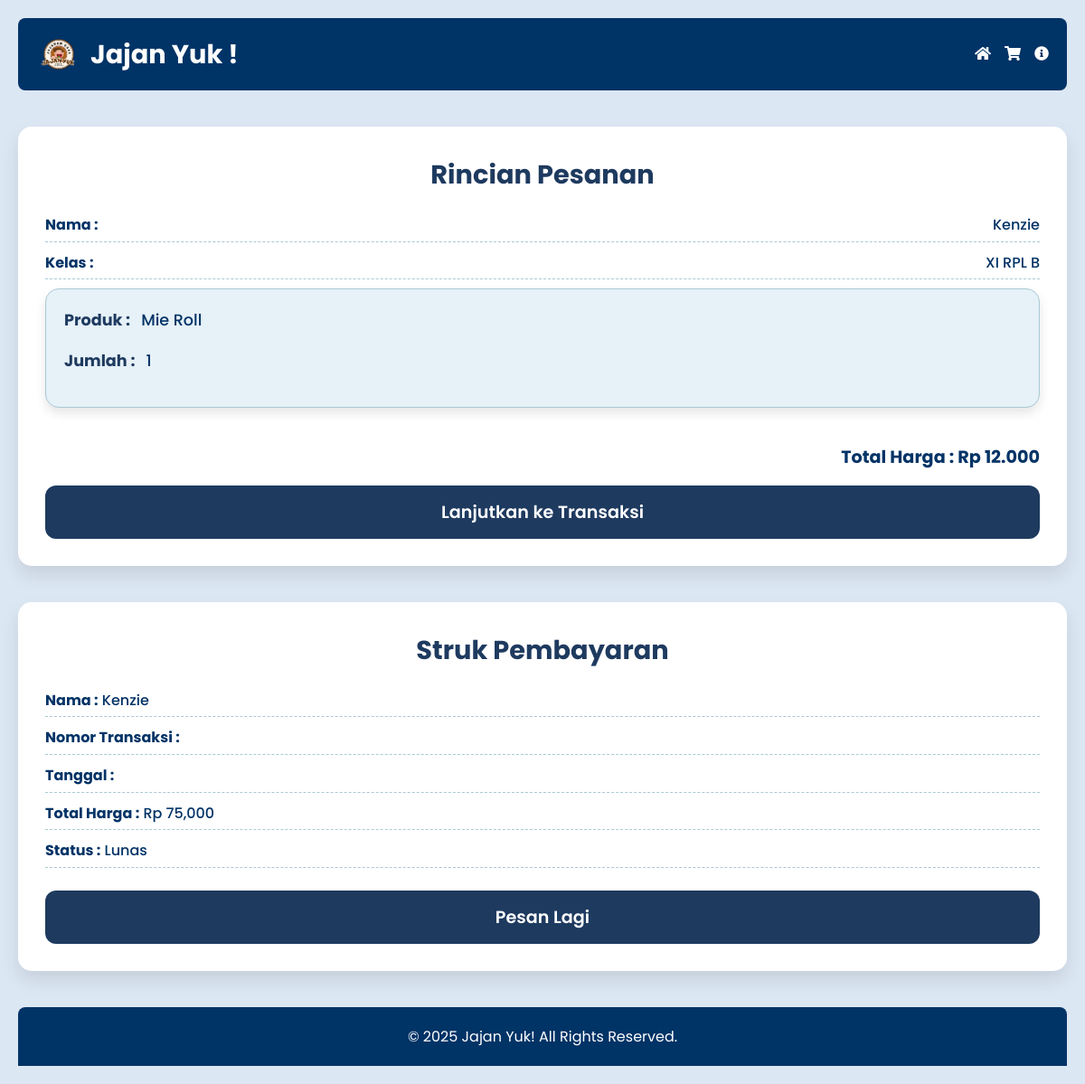
Page /pre-order-pages.php?id=1 (signed in) on the committed database.
### tables this page shows
CREATE TABLE `pre_orders` (
  `id_pre_order` int NOT NULL,
  `username` varchar(50) NOT NULL,
  `nama_product` varchar(255) NOT NULL,
  `status` enum('pending','confirmed','canceled') DEFAULT 'pending',
  `order_date` timestamp NULL DEFAULT CURRENT_TIMESTAMP,
  `quantity` int NOT NULL,
  `total_price` float DEFAULT NULL,
  `kelas` varchar(50) DEFAULT NULL,
  `user_id` int DEFAULT NULL
);

CREATE TABLE `users` (
  `id` int NOT NULL,
  `username` varchar(50) NOT NULL,
  `email` varchar(100) NOT NULL,
  `password` varchar(255) NOT NULL,
  `kelas` varchar(50) DEFAULT NULL,
  `created_at` timestamp NOT NULL DEFAULT CURRENT_TIMESTAMP,
  `updated_at` timestamp NOT NULL DEFAULT CURRENT_TIMESTAMP ON UPDATE CURRENT_TIMESTAMP
);

### pre-order-pages.php (the view, shortened to what this page needs)
<?php
include "CODES/BACKEND/db.php";
if (isset($_GET['id'])) {
    $preorder_id = intval($_GET['id']);
    $sql_preorder = "SELECT * FROM pre_orders WHERE id_pre_order = ?";
    $stmt_preorder = $db->prepare($sql_preorder);
    $stmt_preorder->bind_param("i", $preorder_id);
    $stmt_preorder->execute();
    $result_preorder = $stmt_preorder->get_result();
    if ($result_preorder->num_rows > 0) {
        $preorder = $result_preorder->fetch_assoc();
        $username = $preorder['username'];
        $sql_user = "SELECT kelas FROM users WHERE username = ?";
        $stmt_user = $db->prepare($sql_user);
        $stmt_user->bind_param("s", $username);
        $stmt_user->execute();
        $result_user = $stmt_user->get_result();
        if ($result_user->num_rows > 0) {
            $user = $result_user->fetch_assoc();
        } else {
            $user = ['kelas' => 'Tidak Diketahui'];
        }
    } else {
        die("Pre-order not found");
    }
} else {
    die("No pre-order ID provided");
}
?>
<!DOCTYPE html>
<html lang="en">
<head>
    <link href="https://cdnjs.cloudflare.com/ajax/libs/font-awesome/5.15.4/css/all.min.css" rel="stylesheet">
    <link rel="stylesheet" href="CODES/CSS/pre-order-pages-styles.css">
</head>
<body>
    <div class="container">
        <header class="header">
            <div class="logo-container">
                <img src="ASSETS/IMAGES/icon.png" alt="Logo" class="logo">
                <h1 class="logo-text">Jajan Yuk !</h1>
            </div>
            <nav class="menu">
                <a href="dashboard.php" class="menu-link"><i class="fas fa-home"></i></a>
                <a href="carts-pages.php" class="menu-link"><i class="fas fa-shopping-cart"></i></a>
                <a href="info-produk-pages.php" class="menu-link"><i class="fas fa-info-circle"></i></a>
            </nav>
        </header>
        <div id="order-summary" class="order-summary">
    <h2>Rincian Pesanan</h2>
    <p><strong>Nama :</strong> <?php echo htmlspecialchars($username); ?></p>
    <p><strong>Kelas :</strong> <?php echo htmlspecialchars($user['kelas']); ?></p>
      <div class="product-item">
        <ul>
            <li><strong>Produk :</strong> <?php echo htmlspecialchars($preorder['nama_product']); ?></li>
            <li><strong>Jumlah :</strong> <?php echo intval($preorder['quantity']); ?></li>
        </ul>
    </div>
    <div class="total-harga">
        <span>Total Harga : <strong>Rp <?php echo number_format($preorder['total_price'], 0, ',', '.'); ?></strong></span>
    </div>
    <button id="proceed-to-transaction" class="pay-button">Lanjutkan ke Transaksi</button>
</div>
            <div id="receipt" class="receipt hidden">
                <h2>Struk Pembayaran</h2>
                <p><strong>Nama :</strong> <span id="receipt-name"><?php echo htmlspecialchars($username); ?></span></p>
                <p><strong>Nomor Transaksi :</strong> <span id="receipt-transaction"></span></p>
                <p><strong>Tanggal :</strong> <span id="receipt-date"></span></p>
                <p><strong>Total Harga :</strong> Rp 75,000</p>
                <p><strong>Status :</strong> Lunas</p>
                <button id="new-order" class="new-order-button">Pesan Lagi</button>
            </div>
        <footer class="footer">
            <p>&copy; 2025 Jajan Yuk! All Rights Reserved.</p>
        </footer>
    </div>
</body>
</html>

### CODES/CSS/pre-order-pages-styles.css (style rules this page uses)
* { margin: 0; padding: 0; box-sizing: border-box; }
body { font-family: 'Poppins', sans-serif; background-color: #DCE7F4; color: #003366; line-height: 1.6; overflow-x: hidden; }
.header { display: flex; justify-content: space-between; align-items: center; background-color: #003366; padding: 15px 20px; border-radius: 8px; margin-bottom: 30px; color: #ffffff; }
.header .logo-container { display: flex; align-items: center; }
.header .logo-container img { height: 50px; margin-right: 10px; }
.header .logo-container h1 { font-size: 1.8rem; font-weight: 700; }
.header .menu { display: flex; gap: 15px; }
.header .menu-link { color: #ffffff; font-size: 1rem; font-weight: 500; text-decoration: none; transition: color 0.3s ease; }
.container { max-width: 1200px; margin: 0 auto; padding: 20px; }
.product-item { margin-bottom: 40px; padding: 20px; border: 1px solid #A9C9D3; border-radius: 15px; background-color: #E6F1F8; box-shadow: 0 6px 12px rgba(0, 0, 0, 0.1); transition: all 0.3s ease-in-out; }
.product-item ul { list-style: none; padding: 0; margin: 0; }
.product-item li { font-size: 1.1rem; font-weight: 500; color: #003366; margin-bottom: 15px; display: flex; align-items: center; line-height: 1.7; }
.product-item li strong { margin-right: 12px; color: #1E3A5F; font-weight: bold; }
.order-summary { background-color: #ffffff; padding: 30px; border-radius: 15px; box-shadow: 0 10px 20px rgba(0, 0, 0, 0.1); margin: 40px auto; max-width: 1200px; animation: fadeIn 0.5s ease-in-out; }
.order-summary h2 { font-size: 1.8rem; font-weight: 700; color: #1E3A5F; margin-bottom: 20px; text-align: center; }
.order-summary p { font-size: 1rem; font-weight: 500; color: #003366; margin-bottom: 10px; display: flex; justify-content: space-between; border-bottom: 1px dashed #A9C9D3; padding-bottom: 5px; }
.order-summary .total-harga { margin-top: 20px; font-size: 1.2rem; font-weight: 700; color: #003366; text-align: right; }
.order-summary .pay-button { width: 100%; padding: 15px; font-size: 1.2rem; font-weight: 600; font-family: 'Poppins', sans-serif; color: #ffffff; background-color: #1E3A5F; border: none; border-radius: 12px; cursor: pointer; transition: all 0.3s ease-in-out; margin-top: 15px; }
.receipt { background-color: #ffffff; padding: 30px; border-radius: 15px; box-shadow: 0 10px 20px rgba(0, 0, 0, 0.1); margin: 40px auto; max-width: 1200px; animation: fadeIn 0.5s ease-in-out; }
.receipt h2 { font-size: 1.8rem; font-weight: 700; color: #1E3A5F; margin-bottom: 20px; text-align: center; }
.receipt p { font-size: 1rem; font-weight: 500; color: #003366; margin-bottom: 10px; border-bottom: 1px dashed #A9C9D3; padding-bottom: 5px; }
.receipt .new-order-button { width: 100%; padding: 15px; font-size: 1.2rem; font-weight: 600; font-family: 'Poppins', sans-serif; color: #ffffff; background-color: #1E3A5F; border: none; border-radius: 12px; cursor: pointer; transition: all 0.3s ease-in-out; margin-top: 15px; }
.footer { background-color: #003366; padding: 20px; color: #ffffff; text-align: center; font-size: 1rem; margin-top: 40px; border-radius: 8px 8px 0 0; }
.footer p { margin: 0; }

### rows in the picture
pre_orders: username "Kenzie", nama_product "Mie Roll", quantity "1", total_price "12.000"
users: kelas "XI RPL B"
